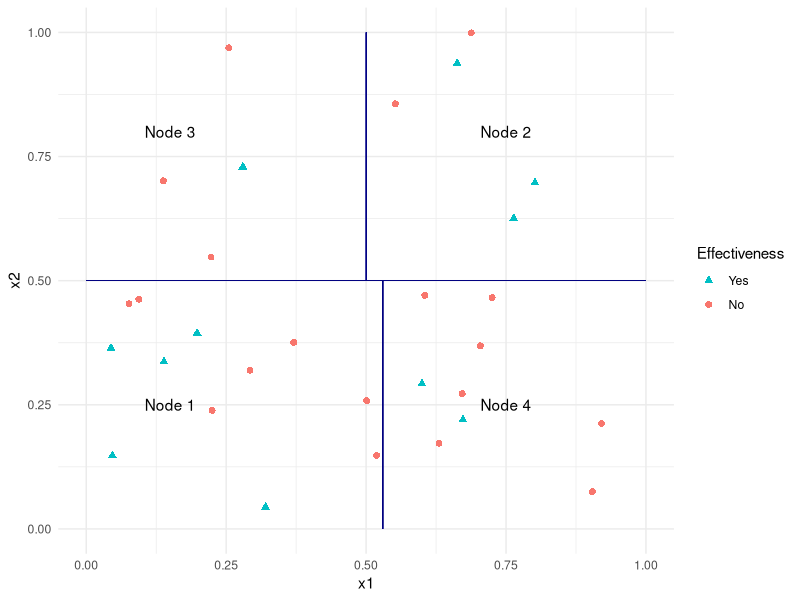

Reproduce this figure in R.
## ---- chunk 1
library(tidyverse)
library(knitr)
library(rpart)
library(partykit)
opts_chunk$set(warning = FALSE, message = FALSE)
## ---- chunk 2
happiness2017 <- read_csv("happiness2017.csv")
## ---- chunk 3


## ---- chunk 4
set.seed(111)  # Use last 3 digits of your student number


## ---- chunk 5
# Fit the tree based on training data


## ---- chunk 6
### Tree from (b)





## ---- chunk 7
### Tree from (c)

## ---- chunk 8
dat <- read_csv("dat.csv")
ggplot(dat, aes(x1, x2, shape = factor(type_cat), colour = factor(type_cat))) +
  geom_point(size = 2) + 
  theme_minimal() + 
  scale_color_discrete(name = "Effectiveness", breaks = c("Yes", "No")) +
  scale_shape_discrete(name = "Effectiveness", breaks = c("Yes", "No")) +
  geom_segment(aes(y = 0, yend = 0.5, x = 0.53, xend = 0.53), size = 0.1, colour = "navyblue") +
  geom_segment(aes(x = 0, xend = 1, y = 0.5, yend = 0.5), size = 0.1, colour = "navyblue") +
  geom_segment(aes(y = 0.5, yend = 1, x = 0.5, xend = 0.5), size = 0.1, colour = "navyblue") +
  annotate("text", x = 0.15, y = 0.25, label = "Node 1") +
  annotate("text", x = 0.75, y = 0.8, label = "Node 2") +
  annotate("text", x = 0.15, y = 0.8, label = "Node 3") +
  annotate("text", x = 0.75, y = 0.25, label = "Node 4")
